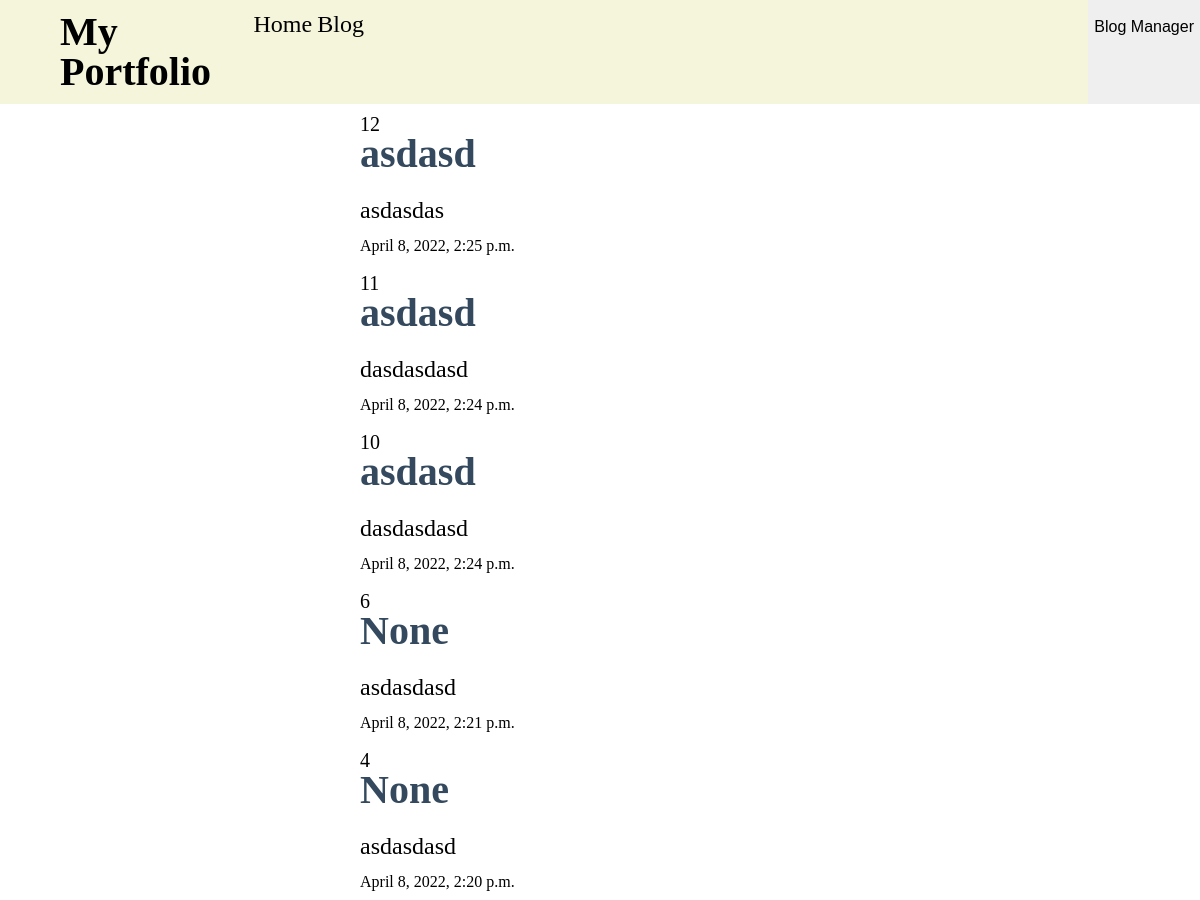
Page /blog/ on the earlier database version.
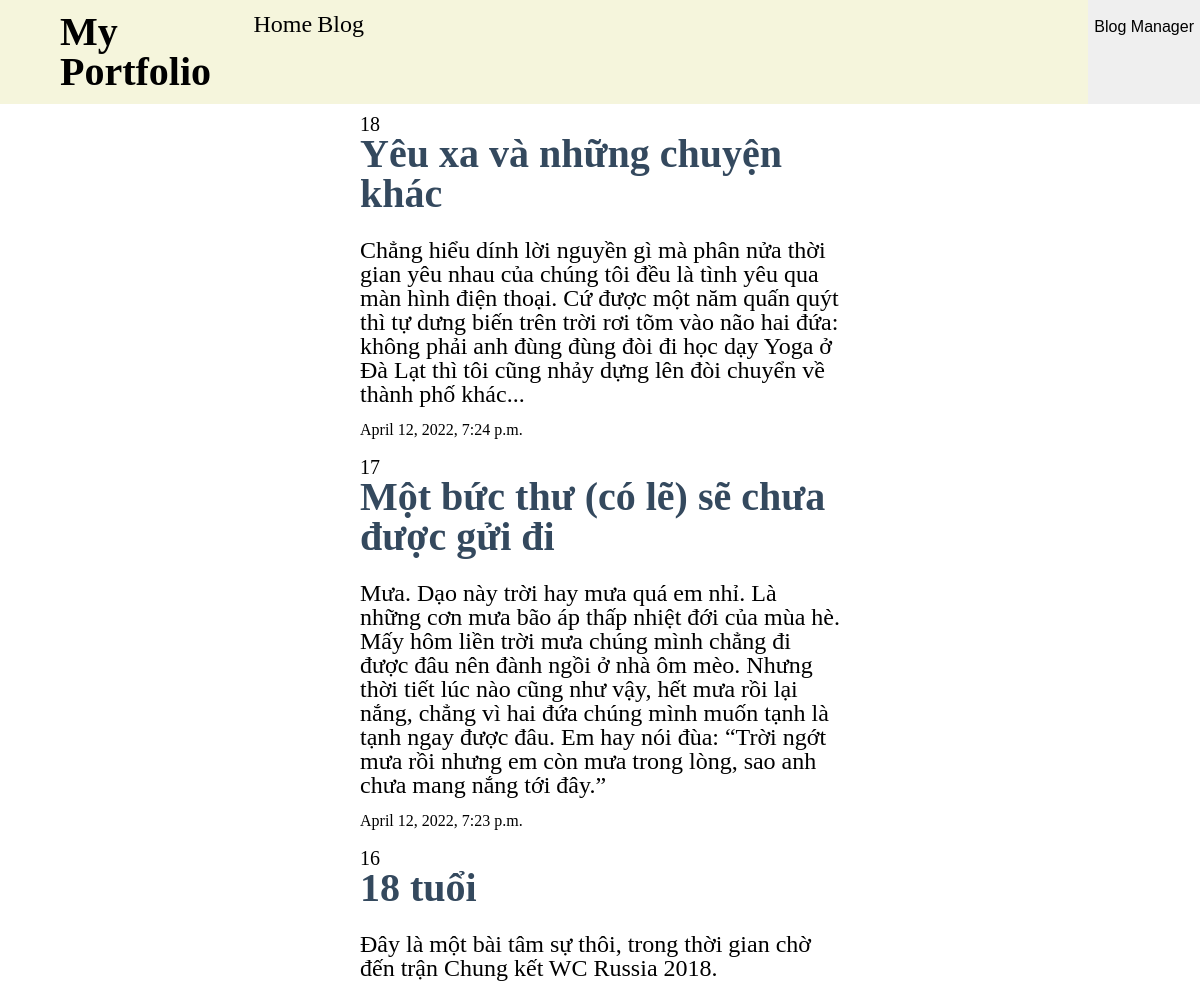
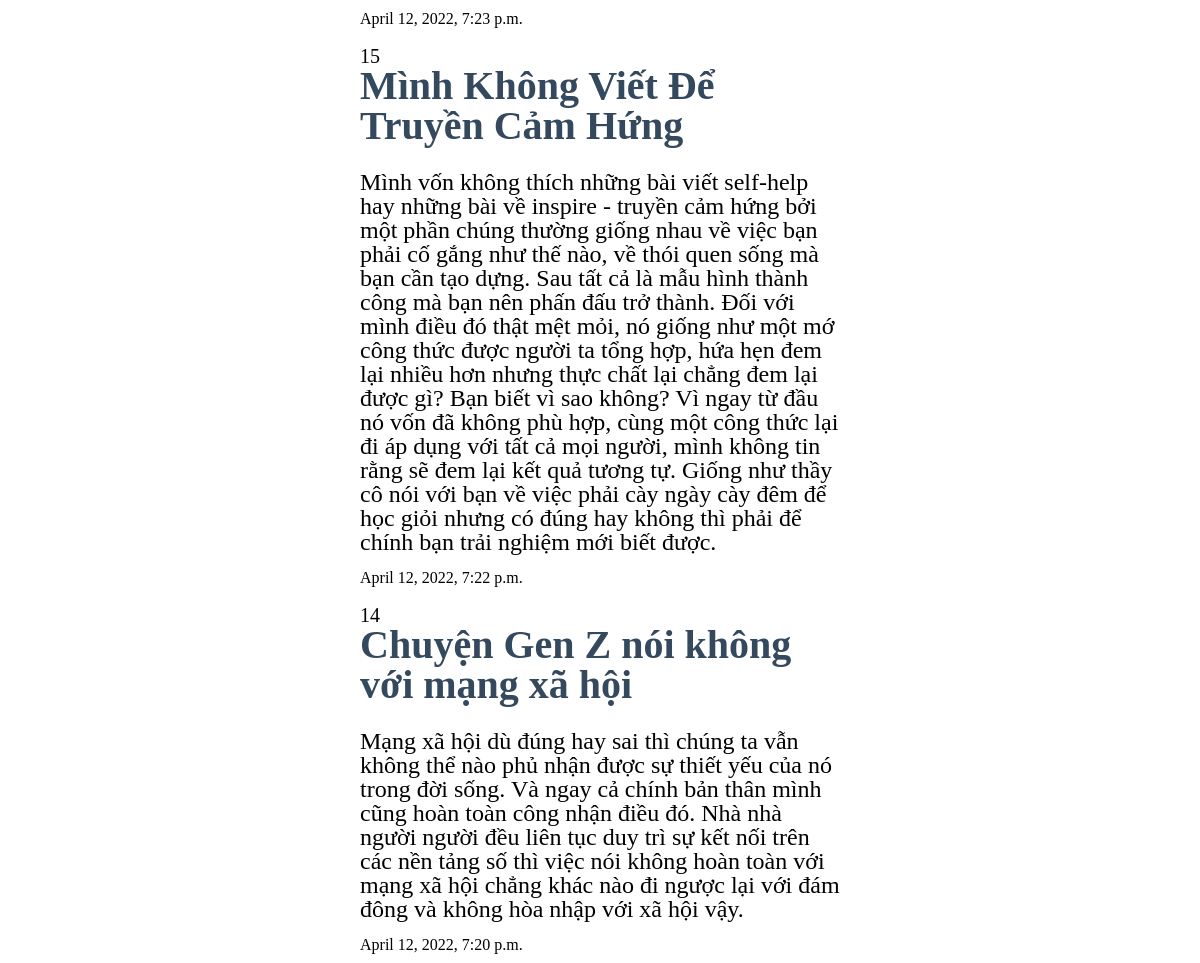
Same page on the later database version (2 pictures, top to bottom).
### blog/models.py (models this page shows)
class Blog(models.Model):
    title=models.CharField(max_length=100, null=false)
    description = models.CharField(max_length=500,null=True)
    content=models.TextField()
    date =models.DateTimeField(auto_now_add=True)

### blog/views.py (the view)
# urls.py: path('', views.blog, name='blog'),
def blog(request):
    blogs = Blog.objects.order_by('-date')[:5]
    param={'blogs':blogs}
    print(param)
    return render(request,'blog/blog.html',param)

### blog/templates/blog/blog.html (shortened to what this page needs)
{% extends 'main/base.html' %}
{% block head %}
{% load static %}
<div class="blog_menu">
    <div class="dropdown">
        <div><button class="dropbtn">Blog Manager</button></div>
    </div>
</div>
{%endblock%}
{% block body %}
<div class="blog_body">
    <div class="blog_side"></div>
    <div class="blog_mid">
        {% for blog in blogs %}
        <div class="blog_item">
            <div class="blog_title"><a href="{% url 'blog:blog_i' blog.id %}">
                    <p>{{blog.id}}</p><h1>{{blog.title}}</h1>
                </a>
            </div>
            <div class="blog_description"><br>{{blog.description}} </div>
            <div class="blog_date"><br>{{blog.date}}</div>
        </div>
        {% endfor %}
    </div>
    <div class="blog_side"></div>
</div>
{%endblock%}

Differences in the rows shown:
no longer on this page (row unchanged): Blog: id "12", title "asdasd", description "asdasdas", date "April 8, 2022, 2:25 p.m."
no longer on this page (row unchanged): Blog: id "11", title "asdasd", description "dasdasdasd", date "April 8, 2022, 2:24 p.m."
no longer on this page (row unchanged): Blog: id "10", title "asdasd", description "dasdasdasd", date "April 8, 2022, 2:24 p.m."
no longer on this page (row unchanged): Blog: id "6", title "None", description "asdasdasd", date "April 8, 2022, 2:21 p.m."
no longer on this page (row unchanged): Blog: id "4", title "None", description "asdasdasd", date "April 8, 2022, 2:20 p.m."
added Blog: id "18", title "Yêu xa và những chuyện khác", description "Chẳng hiểu dính lời nguyền gì mà phân nửa thời gian yêu nhau của chúng tôi đều là tình yêu qua màn hình điện thoại. Cứ được một năm quấn quýt thì tự dưng biến trên trời rơi tõm vào não hai đứa: không phải anh đùng đùng đòi đi học dạy Yoga ở Đà Lạt thì tôi cũng nhảy dựng lên đòi chuyển về thành phố khác...", date "April 12, 2022, 7:24 p.m."
added Blog: id "17", title "Một bức thư (có lẽ) sẽ chưa được gửi đi", description "Mưa. Dạo này trời hay mưa quá em nhỉ. Là những cơn mưa bão áp thấp nhiệt đới của mùa hè. Mấy hôm liền trời mưa chúng mình chẳng đi được đâu nên đành ngồi ở nhà ôm mèo. Nhưng thời tiết lúc nào cũng như vậy, hết mưa rồi lại nắng, chẳng vì hai đứa chúng mình muốn tạnh là tạnh ngay được đâu. Em hay nói đùa: “Trời ngớt mưa rồi nhưng em còn mưa trong lòng, sao anh chưa mang nắng tới đây.”", date "April 12, 2022, 7:23 p.m."
added Blog: id "16", title "18 tuổi", description "Đây là một bài tâm sự thôi, trong thời gian chờ đến trận Chung kết WC Russia 2018.", date "April 12, 2022, 7:23 p.m."
added Blog: id "15", title "Mình Không Viết Để Truyền Cảm Hứng", description "Mình vốn không thích những bài viết self-help hay những bài về inspire - truyền cảm hứng bởi một phần chúng thường giống nhau về việc bạn phải cố gắng như thế nào, về thói quen sống mà bạn cần tạo dựng. Sau tất cả là mẫu hình thành công mà bạn nên phấn đấu trở thành. Đối với mình điều đó thật mệt mỏi, nó giống như một mớ công thức được người ta tổng hợp, hứa hẹn đem lại nhiều hơn nhưng thực chất lại chẳng đem lại được gì? Bạn biết vì sao không? Vì ngay từ đầu nó vốn đã không phù hợp, cùng một công thức lại đi áp dụng với tất cả mọi người, mình không tin rằng sẽ đem lại kết quả tương tự. Giống như thầy cô nói với bạn về việc phải cày ngày cày đêm để học giỏi nhưng có đúng hay không thì phải…", date "April 12, 2022, 7:22 p.m."
added Blog: id "14", title "Chuyện Gen Z nói không với mạng xã hội", description "Mạng xã hội dù đúng hay sai thì chúng ta vẫn không thể nào phủ nhận được sự thiết yếu của nó trong đời sống. Và ngay cả chính bản thân mình cũng hoàn toàn công nhận điều đó. Nhà nhà người người đều liên tục duy trì sự kết nối trên các nền tảng số thì việc nói không hoàn toàn với mạng xã hội chẳng khác nào đi ngược lại với đám đông và không hòa nhập với xã hội vậy.", date "April 12, 2022, 7:20 p.m."
